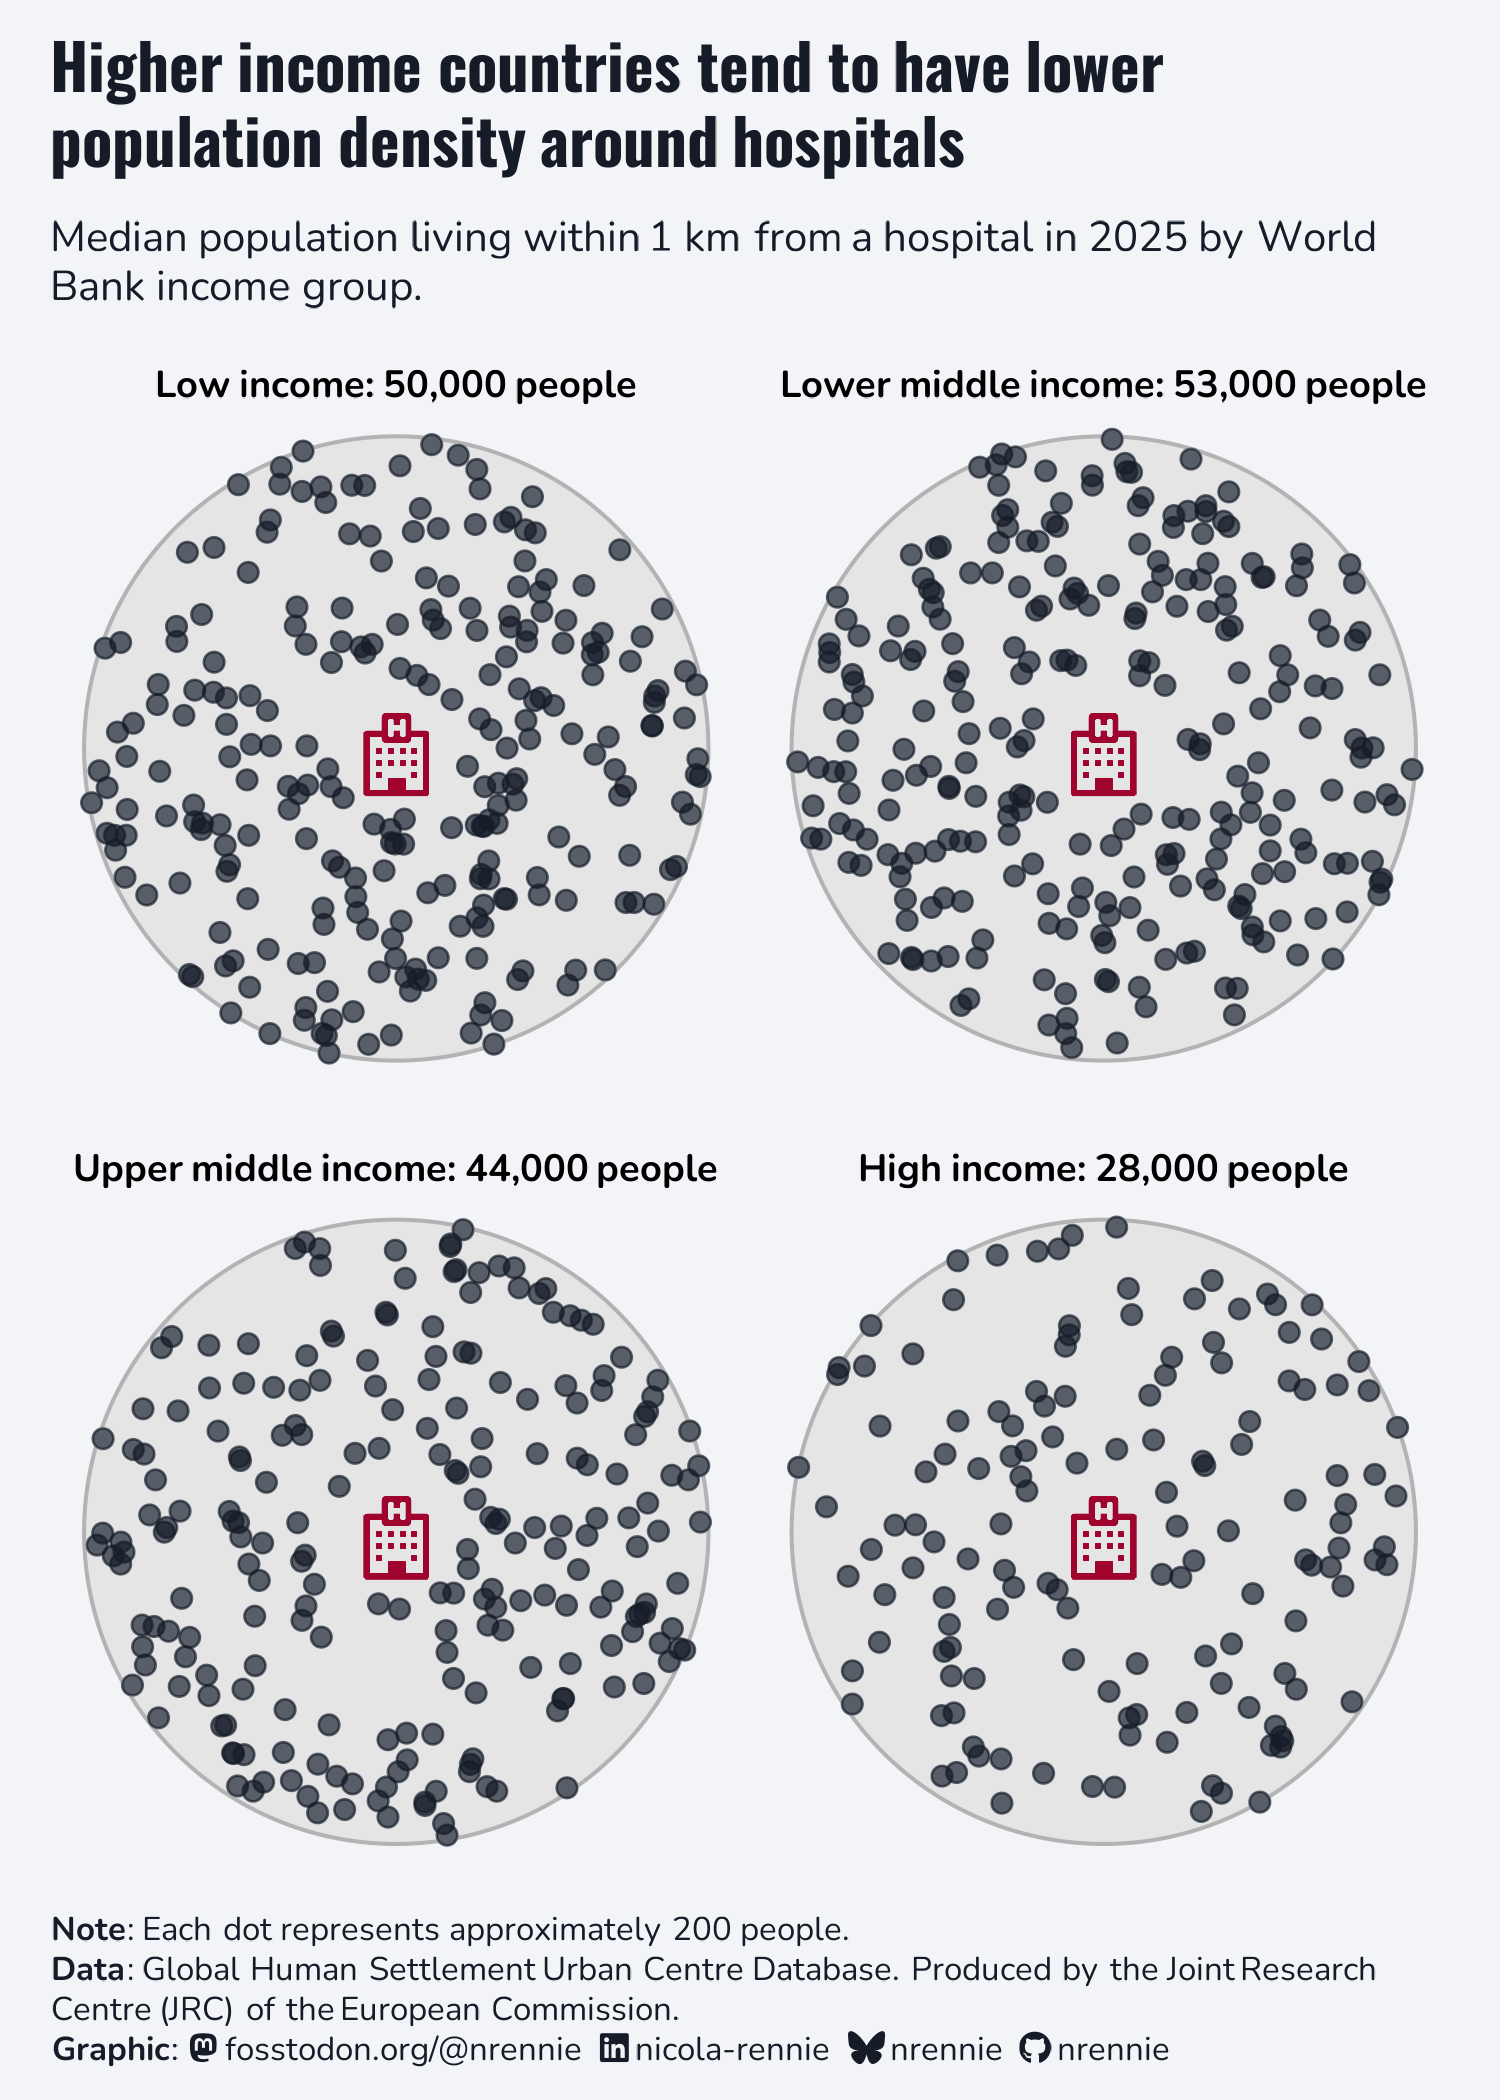

Generate this figure with R:
# Load packages -----------------------------------------------------------

library(tidyverse)
library(showtext)
library(ggtext)
library(nrBrand)
library(glue)
library(ggview)
library(ggforce)
library(emojifont)


# Functions ---------------------------------------------------------------

sample_circle <- function(category, n) {
  theta <- runif(n, 0, 2 * pi)
  r <- sqrt(runif(n, 0.05, 1))

  output <- tibble(
    category = category,
    x = r * cos(theta),
    y = r * sin(theta)
  )
  return(output)
}


# Load data ---------------------------------------------------------------

tuesdata <- tidytuesdayR::tt_load("2026-09-29")
health <- tuesdata$health


# Load fonts --------------------------------------------------------------

font_add_google("Oswald")
font_add_google("Nunito")
showtext_auto()
showtext_opts(dpi = 300)
title_font <- "Oswald"
body_font <- "Nunito"


# Define colours and fonts-------------------------------------------------

bg_col <- "#F2F4F8"
text_col <- "#151C28"
highlight_col <- "#9F042E"


# Data wrangling ----------------------------------------------------------

avg <- "Mean"
if (avg == "Median") {
  dot_num <- 200
} else {
  dot_num <- 200
}

hospital_data <- health |>
  select(Income = GC_DEV_WIG_2025, Pop = HL_POP_HOS_2025) |>
  drop_na() |>
  group_by(Income) |>
  summarise(Pop = if_else(avg == "Median", median(Pop), mean(Pop))) |>
  mutate(
    n = round(Pop / dot_num),
    nice_pop = round(Pop / 1000),
    label = fontawesome("fa-hospital-o"),
    Income = str_to_sentence(Income),
    Income = if_else(
      str_detect(Income, "income"), Income, paste0(Income, " income")
    ),
    Income = factor(Income,
      levels = c(
        "Low income", "Lower middle income", "Upper middle income", "High income"
      )
    )
  ) |>
  arrange(Income) |>
  mutate(
    Income = factor(Income,
      levels = c(
        "Low income", "Lower middle income", "Upper middle income", "High income"
      ),
      labels = paste0(Income, ": ", nice_pop, ",000 people")
    )
  )

set.seed(20260929)
plot_data <- map(
  .x = 1:nrow(hospital_data),
  .f = ~ sample_circle(hospital_data$Income[.x], hospital_data$n[.x])
) |>
  bind_rows()


# Define text -------------------------------------------------------------

social <- nrBrand::social_caption(
  bg_colour = bg_col,
  icon_colour = text_col,
  font_colour = text_col,
  font_family = body_font
)
title <- "Higher income countries tend to have lower population density around hospitals"
st <- paste0(avg, " population living within 1 km from a hospital in 2025 by World Bank income group.")
cap <- paste0("**Note**: Each dot represents approximately ", dot_num, " people.<br>", source_caption(source = "Global Human Settlement Urban Centre Database. Produced by the Joint Research Centre (JRC) of the European Commission.", graphic = social))


# Plot --------------------------------------------------------------------

ggplot() +
  geom_circle(
    data = data.frame(x0 = 0, y0 = 0, r = 1),
    mapping = aes(x0 = x0, y0 = y0, r = r),
    fill = "grey90",
    colour = "grey70"
  ) +
  geom_point(
    data = plot_data,
    mapping = aes(x = x, y = y),
    colour = bg_col,
    size = 2
  ) +
  geom_point(
    data = plot_data,
    mapping = aes(x = x, y = y),
    colour = text_col,
    size = 2,
    alpha = 0.7
  ) +
  geom_text(
    data = hospital_data,
    mapping = aes(x = 0, y = 0, label = label),
    vjust = 0.5,
    hjust = 0.5,
    size = 7,
    colour = highlight_col,
    family = "fontawesome-webfont",
  ) +
  facet_wrap(~category) +
  coord_fixed() +
  labs(
    title = title,
    subtitle = st,
    caption = cap
  ) +
  theme_void(base_size = 10, base_family = body_font) +
  theme(
    plot.margin = margin(5, 0, 8, 0),
    plot.title.position = "plot",
    plot.caption.position = "plot",
    plot.background = element_rect(fill = bg_col, colour = bg_col),
    panel.background = element_rect(fill = bg_col, colour = bg_col),
    plot.title = element_textbox_simple(
      colour = text_col,
      hjust = 0,
      halign = 0,
      margin = margin(b = 5, t = 5),
      family = title_font,
      face = "bold",
      size = rel(1.5)
    ),
    plot.subtitle = element_textbox_simple(
      colour = text_col,
      hjust = 0,
      halign = 0,
      margin = margin(b = 5, t = 5),
      family = body_font
    ),
    plot.caption = element_textbox_simple(
      colour = text_col,
      hjust = 0,
      halign = 0,
      margin = margin(b = 0, t = 10),
      family = body_font
    ),
    strip.text = element_textbox_simple(
      face = "bold",
      margin = margin(t = 10),
      size = rel(0.9),
      hjust = 0.5,
      halign = 0.5
    ),
    panel.grid.minor = element_blank()
  ) +
  canvas(
    width = 5, height = 7,
    units = "in", bg = bg_col,
    dpi = 300
  ) -> p


# Save --------------------------------------------------------------------

save_ggplot(
  plot = p,
  file = file.path("2026", "2026-09-29", paste0("20260929", ".png"))
)

save_ggplot(
  plot = p,
  file = file.path("2026", "2026-09-29", paste0("20260929_mean", ".png"))
)
